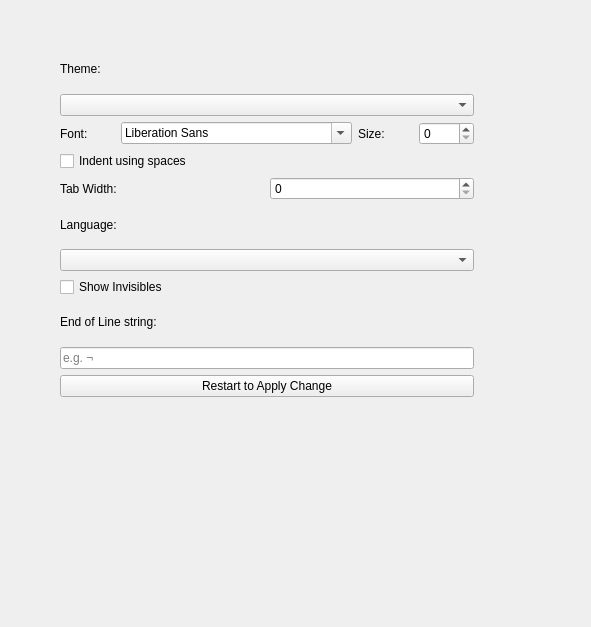
<?xml version="1.0" encoding="UTF-8"?>
<ui version="4.0">
 <class>GeneralConfigView</class>
 <widget class="QWidget" name="GeneralConfigView">
  <property name="geometry">
   <rect>
    <x>0</x>
    <y>0</y>
    <width>591</width>
    <height>627</height>
   </rect>
  </property>
  <widget class="QWidget" name="verticalLayoutWidget">
   <property name="geometry">
    <rect>
     <x>60</x>
     <y>50</y>
     <width>414</width>
     <height>347</height>
    </rect>
   </property>
   <layout class="QVBoxLayout" name="verticalLayout">
    <property name="sizeConstraint">
     <enum>QLayout::SetDefaultConstraint</enum>
    </property>
    <item>
     <widget class="QLabel" name="label">
      <property name="text">
       <string>Theme:</string>
      </property>
     </widget>
    </item>
    <item>
     <widget class="QComboBox" name="themeCombo"/>
    </item>
    <item>
     <layout class="QHBoxLayout" name="horizontalLayout">
      <item>
       <widget class="QLabel" name="label_2">
        <property name="text">
         <string>Font:</string>
        </property>
       </widget>
      </item>
      <item>
       <widget class="QFontComboBox" name="fontComboBox"/>
      </item>
      <item>
       <widget class="QLabel" name="label_3">
        <property name="text">
         <string>Size:</string>
        </property>
       </widget>
      </item>
      <item>
       <widget class="QSpinBox" name="fontSizeSpin"/>
      </item>
     </layout>
    </item>
    <item>
     <widget class="QCheckBox" name="indentUsingSpacesCheck">
      <property name="text">
       <string>Indent using spaces</string>
      </property>
     </widget>
    </item>
    <item>
     <layout class="QHBoxLayout" name="horizontalLayout_2">
      <item>
       <widget class="QLabel" name="label_4">
        <property name="text">
         <string>Tab Width:</string>
        </property>
       </widget>
      </item>
      <item>
       <widget class="QSpinBox" name="tabWidthSpin"/>
      </item>
     </layout>
    </item>
    <item>
     <widget class="QLabel" name="label_5">
      <property name="text">
       <string>Language:</string>
      </property>
     </widget>
    </item>
    <item>
     <widget class="QComboBox" name="langCombo"/>
    </item>
    <item>
     <widget class="QCheckBox" name="showInvisiblesCheck">
      <property name="text">
       <string>Show Invisibles</string>
      </property>
     </widget>
    </item>
    <item>
     <widget class="QLabel" name="label_6">
      <property name="text">
       <string>End of Line string:</string>
      </property>
     </widget>
    </item>
    <item>
     <widget class="QLineEdit" name="eolEdit">
      <property name="text">
       <string/>
      </property>
      <property name="placeholderText">
       <string>e.g. ¬</string>
      </property>
     </widget>
    </item>
    <item>
     <widget class="QPushButton" name="restartButton">
      <property name="text">
       <string>Restart to Apply Change</string>
      </property>
     </widget>
    </item>
   </layout>
  </widget>
 </widget>
 <resources/>
 <connections/>
</ui>
